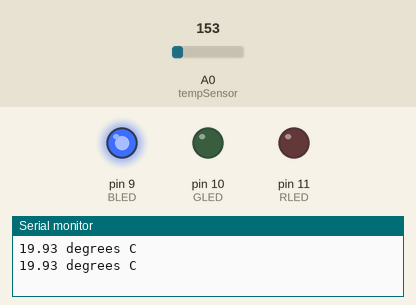
A sketch run on a simulated Arduino Uno, built with avr-gcc and run on an emulated ATmega328P. On the bench: output pins drawn as LEDs (lit = HIGH), the last lines printed to the serial monitor. Inputs (shaded band) come from the test bench; at power-on: A0 (tempSensor) = 153.

Above: at 1.8 s.
1.9 s: A0 (tempSensor) set to 162
At 3.2 s:
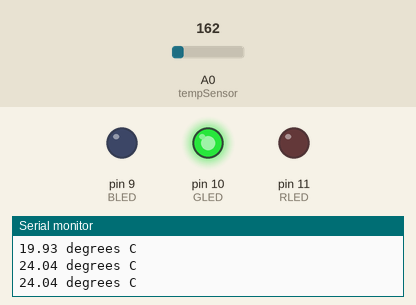
3.5 s: A0 (tempSensor) set to 175
At 4.9 s:
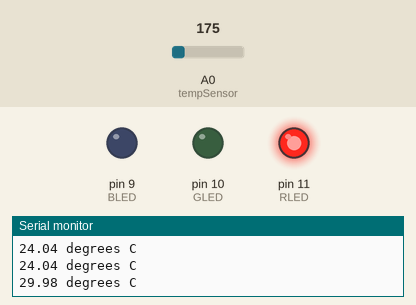
5.5 s: A0 (tempSensor) set to 133
At 6.4 s:
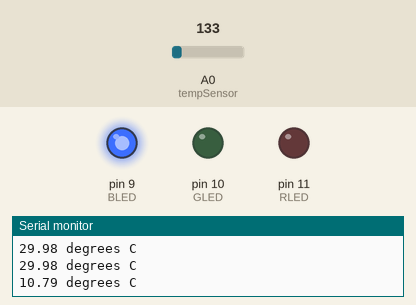
7.5 s: A0 (tempSensor) set to 165
At 9.2 s:
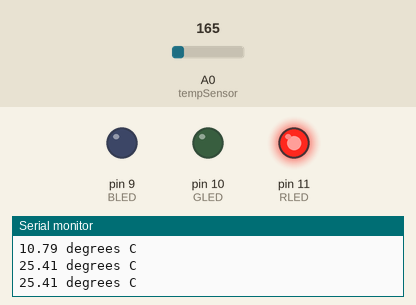
Timing chart, 0 to 10.5 s (numbered marks = the images above; inputs shaded):
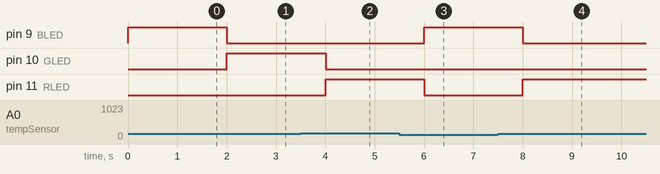

The sketch:

001_tmp36_thermometer_with_led.ino
```cpp
const int tempSensor = 0;
const int RLED = 11;
const int GLED = 10;
const int BLED = 9;


void setup()
{
  pinMode(RLED, OUTPUT);
  pinMode(GLED, OUTPUT);
  pinMode(BLED, OUTPUT);
  Serial.begin(9600);
}

void loop()
{

int reading = analogRead(tempSensor);
// measure the 5v with a meter for an accurate value
//In particular if your Arduino is USB powered
float voltage = reading * 4.68;
voltage /= 1024.0;

// now print out the temperature
float temperatureC = (voltage - 0.5) * 100;
Serial.print(temperatureC);
Serial.println(" degrees C");

if(temperatureC >= 25.0)
{
  digitalWrite(RLED, HIGH);
  digitalWrite(GLED, LOW);
  digitalWrite(BLED, LOW);
}
else if(temperatureC <= 24.0)
{
  digitalWrite(RLED, LOW);
  digitalWrite(GLED, LOW);
  digitalWrite(BLED, HIGH);
}
else
{
  digitalWrite(RLED, LOW);
  digitalWrite(GLED, HIGH);
  digitalWrite(BLED, LOW);
}

 delay(1000);
}
```

Measured:
- the behaviour switches between 161 and 162 on A0 (tempSensor) (found by bisection; images 0 and 1)
- after the input at 1.9 s, pin 9 (BLED): HIGH → LOW after 0.10 s; pin 10 (GLED): LOW → HIGH after 0.10 s
- after the input at 3.5 s, pin 10 (GLED): HIGH → LOW after 0.50 s; pin 11 (RLED): LOW → HIGH after 0.50 s
- after the input at 5.5 s, pin 9 (BLED): LOW → HIGH after 0.50 s; pin 11 (RLED): HIGH → LOW after 0.50 s
- after the input at 7.5 s, pin 9 (BLED): HIGH → LOW after 0.51 s; pin 11 (RLED): LOW → HIGH after 0.51 s
